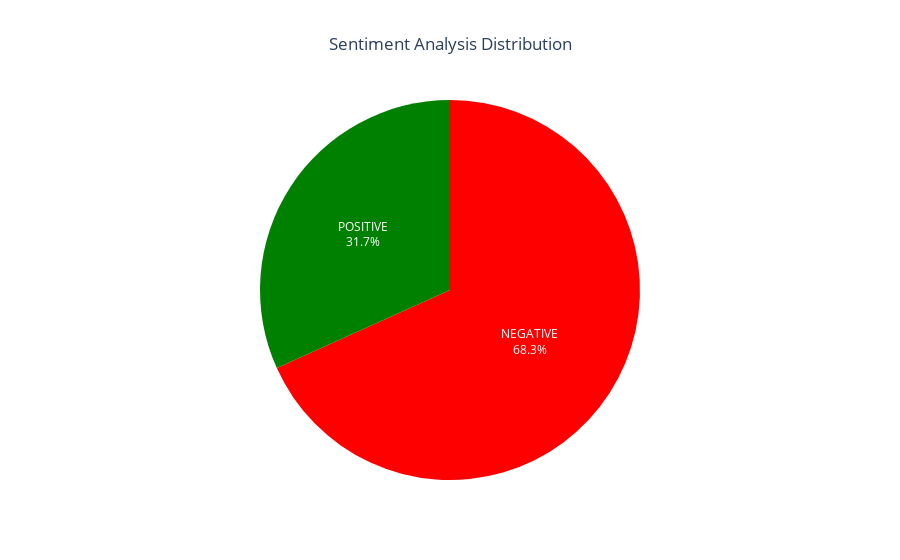

Notebook code cell kept with this figure:
### Code cell
labels = list(sentiment_result.keys())  # ['NEGATIVE', 'POSITIVE']
values = list(sentiment_result.values())  # [39, 23]

fig = px.pie(
    names=labels, 
    values=values, 
    title="Sentiment Analysis Distribution",
    color=labels,
    color_discrete_map={"NEGATIVE": "red", "POSITIVE": "green"}
)

fig.update_traces(textinfo="percent+label")
fig.update_layout(
    title_x=0.5,  # 标题居中
    showlegend=False  # 隐藏侧边图例
)

fig.show()

### Figure 1 — Plotly figure (JSON) as saved in the notebook; plotly's stock layout.template omitted (floating-point values rounded to 4 significant figures)
{"data": [{"customdata": [["NEGATIVE"], ["POSITIVE"]], "domain": {"x": [0, 1], "y": [0, 1]}, "hovertemplate": "label=%{label}<br>value=%{value}<br>color=%{customdata[0]}<extra></extra>", "labels": ["NEGATIVE", "POSITIVE"], "legendgroup": "", "marker": {"colors": ["red", "green"]}, "name": "", "showlegend": true, "textinfo": "percent+label", "type": "pie", "values": [959, 446]}], "layout": {"legend": {"tracegroupgap": 0}, "showlegend": false, "title": {"text": "Sentiment Analysis Distribution", "x": 0.5}}}
